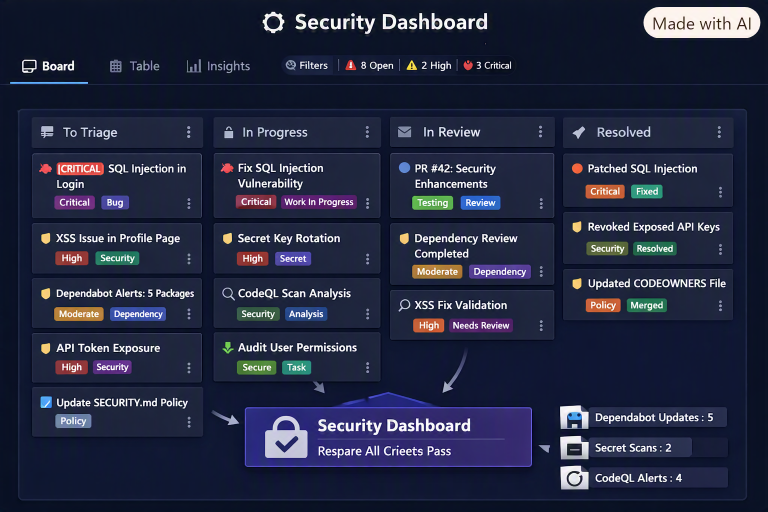
#> input picture copilot_image_1787324388389.jpeg, 1536 x 1024 px (shown at 1/2 size)
$ python image_enhance.py ../copilot_image_1787324388389.jpeg out.png 1.0 1.0
#> lines starting #> are read from the running program, lines starting #| are printed output that depends on the picture
#!/usr/bin/env python3
"""
ปรับปรุงคุณภาพภาพ, คมชัด, ขยายขนาด — พร้อมรักษารายละเอียด
ใช้: python scripts/image-enhance.py input.jpg output_enhanced.png
"""
import sys
import os
from pathlib import Path

try:
    from PIL import Image, ImageEnhance, ImageFilter
except ImportError:
    print("📦 ติดตั้งก่อน: pip install pillow")
    sys.exit(1)

def enhance_image(input_path, output_path,
                  sharpness=1.8, contrast=1.3, brightness=1.05,
                  color=1.1, upscale_factor=2):
    """
    ปรับปรุงภาพแบบครบวงจร
    sharpness: 1.0=เดิม, 1.5-2.0=แนะนำ, >3=รุนแรง
    upscale_factor: 1=ไม่ขยาย, 2=คูณ2, 4=คูณ4
    """
#> called with input_path = '../copilot_image_1787324388389.jpeg', output_path = 'out.png', sharpness = 1, contrast = 1.3, brightness = 1.05, color = 1.1, upscale_factor = 1
    img = Image.open(input_path).convert("RGB")
#> img is the input picture: PIL image 1536x1024 RGB; mean R, G, B 36.5, 41.7, 65.6

    # ขยายขนาด (รักษาความเรียบเนียน)
    if upscale_factor > 1:
        new_size = (int(img.width * upscale_factor),
                    int(img.height * upscale_factor))
        img = img.resize(new_size, Image.Resampling.LANCZOS)

    # ปรับความคมชัด
    enhancer = ImageEnhance.Sharpness(img)
    img = enhancer.enhance(sharpness)

    # ปรับคอนทราสต์
    enhancer = ImageEnhance.Contrast(img)
    img = enhancer.enhance(contrast)
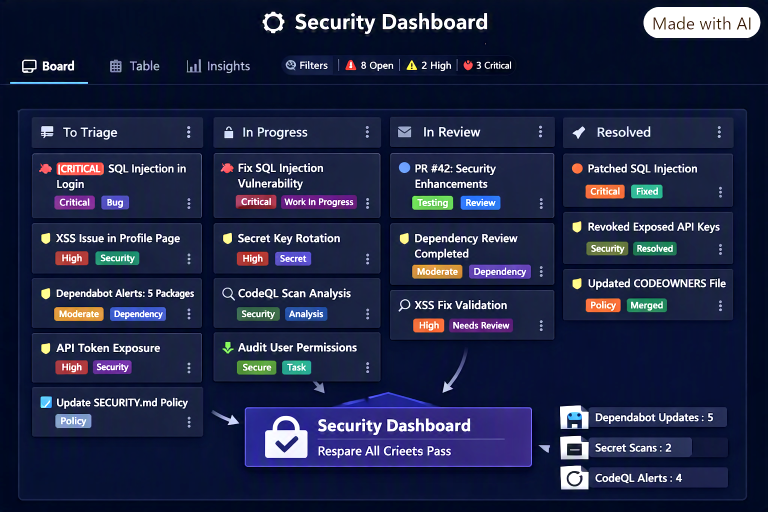
#> img: PIL image 1536x1024 RGB (shown at 1/2 size); mean R, G, B 32.3, 39.2, 70

    # ปรับความสว่าง
    enhancer = ImageEnhance.Brightness(img)
    img = enhancer.enhance(brightness)

    # ปรับสี
    enhancer = ImageEnhance.Color(img)
    img = enhancer.enhance(color)

    # กรองลดจุดรบกวนเบาๆ
#> (the run stopped early here; a loop or call above may not have finished)

$ run again, on 1789131910361.png
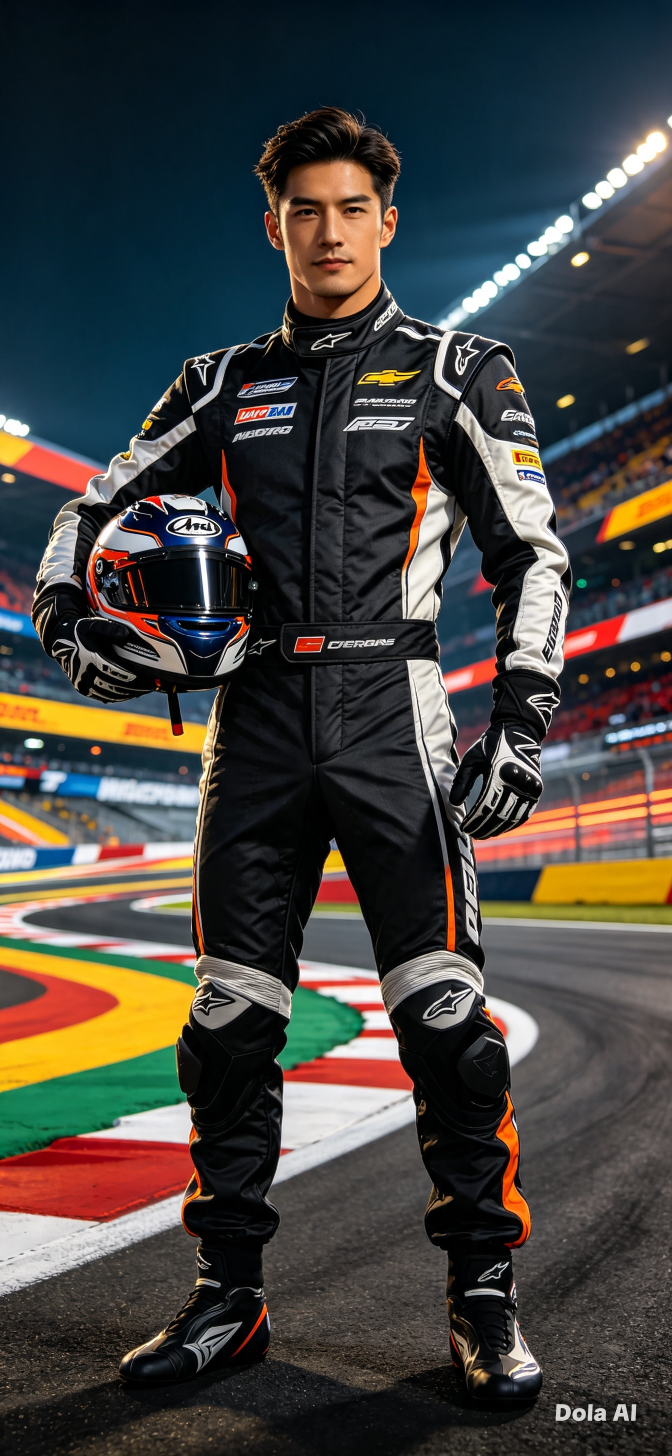
#> input picture 1789131910361.png, 1344 x 2912 px (shown at 1/2 size)
#> in enhance_image, img is the input picture: PIL image 1344x2912 RGB; mean R, G, B 68.9, 66.6, 62.9
#> in enhance_image, `img = enhancer.enhance(contrast)`:
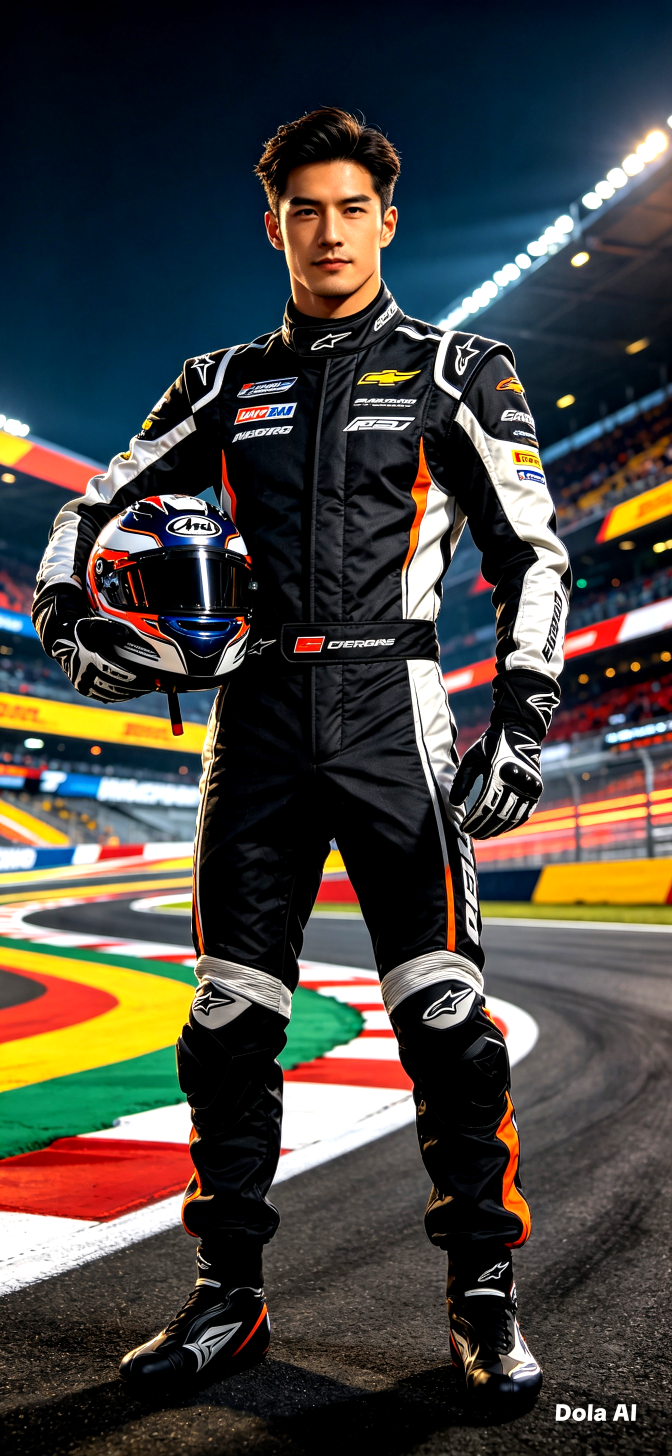
#> img: PIL image 1344x2912 RGB (shown at 1/2 size); mean R, G, B 70, 67.1, 62.3
